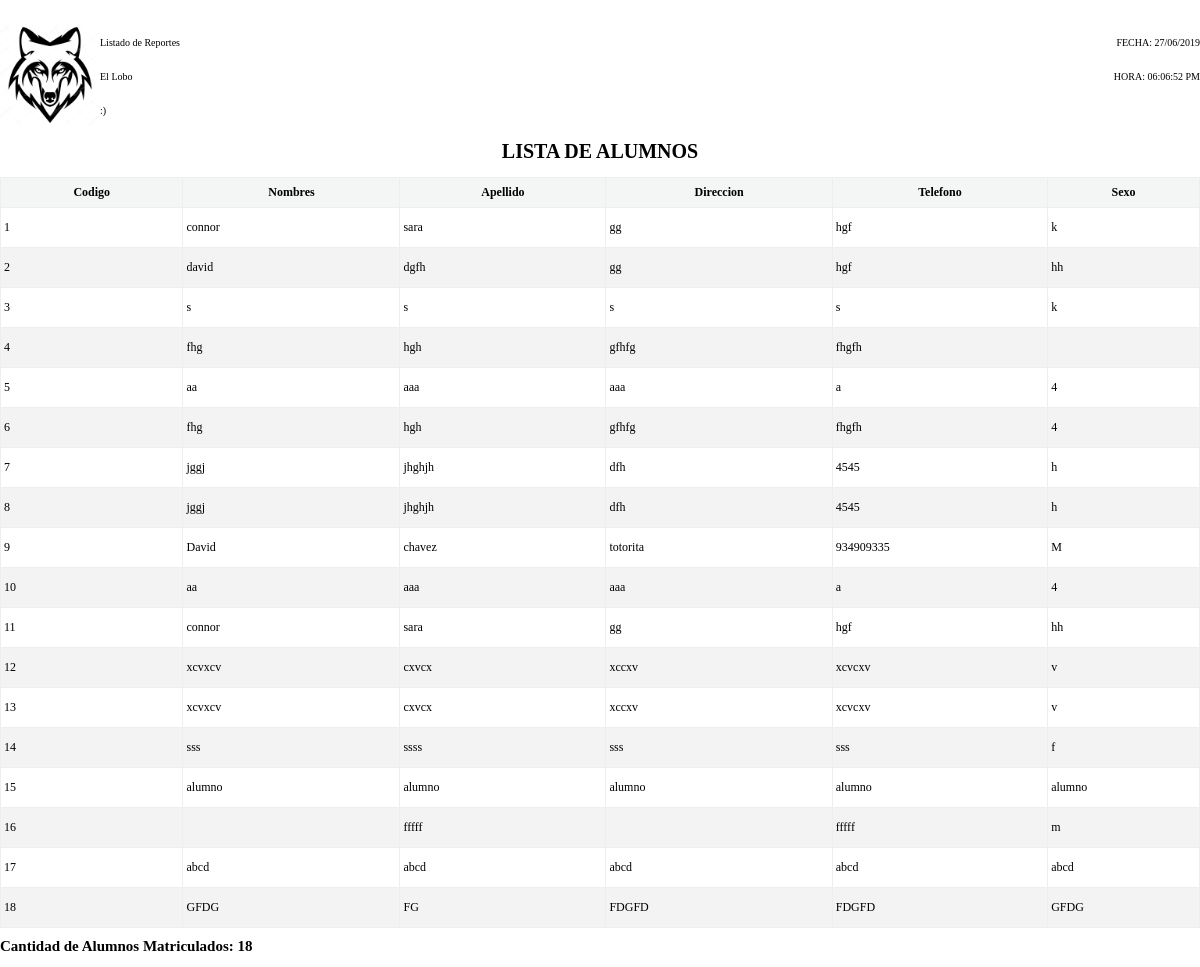
Before: /app/views/list-reporte.php with the older database file.
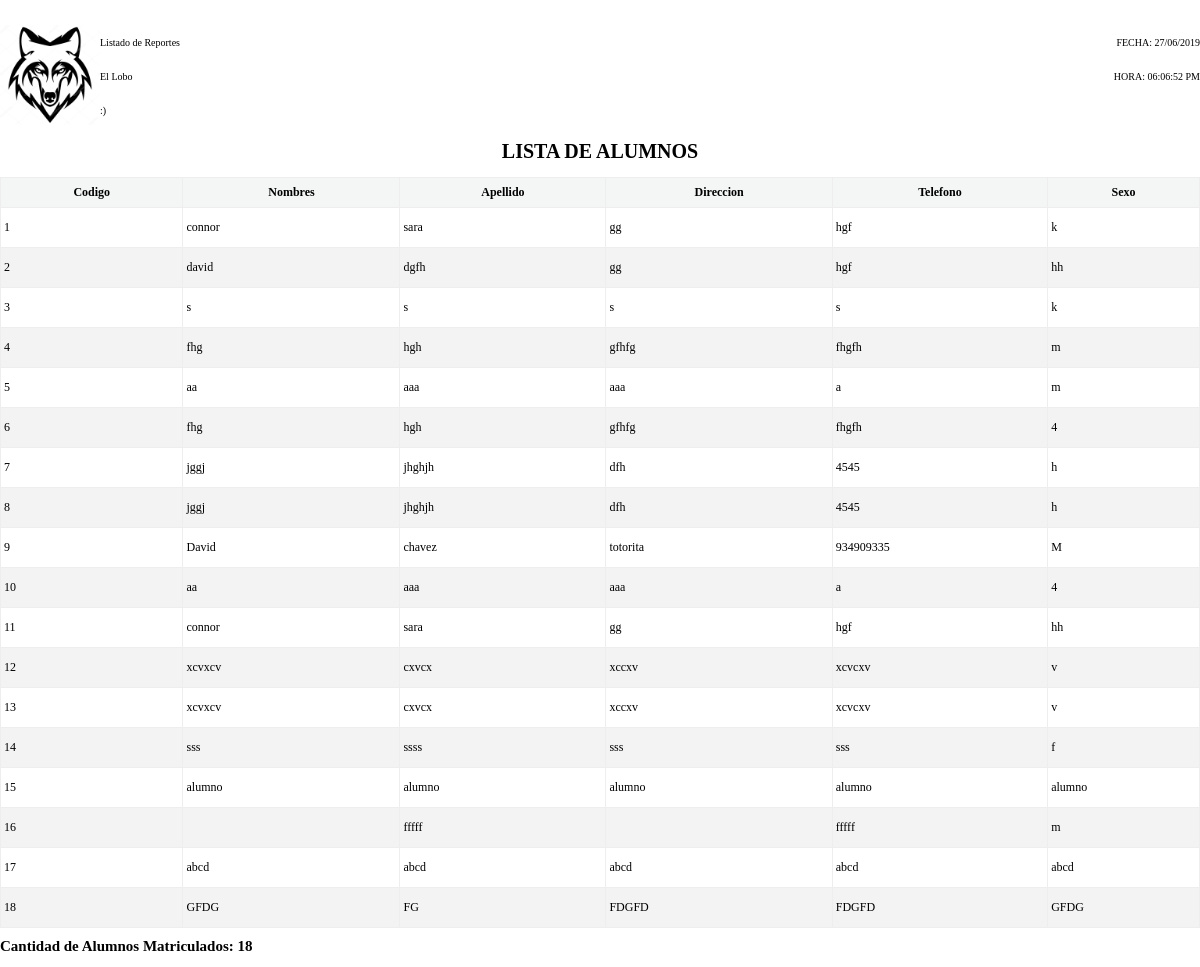
After: the same page with the newer database file.
### tables this page shows
CREATE TABLE `alumno`  (
  `id` int(11) NOT NULL AUTO_INCREMENT,
  `dni` varchar(50) NOT NULL,
  `apellido` varchar(50) NOT NULL,
  `nombre` varchar(50) NOT NULL,
  `telefono` varchar(50) NOT NULL,
  `Direccion` varchar(50) NOT NULL,
  `idDepa` int(11) NOT NULL,
  `idProv` int(11) NOT NULL,
  `idDist` int(11) NOT NULL,
  `Sexo` varchar(50) NOT NULL,
  `correo` varchar(255) NOT NULL,
  `clave` varchar(100) NOT NULL,
  `idRol` int(11) NULL DEFAULT NULL,
  PRIMARY KEY (`id`) USING BTREE,
  INDEX `fk_alumno_rol`(`idRol`) USING BTREE,
  CONSTRAINT `fk_alumno_rol` FOREIGN KEY (`idRol`) REFERENCES `rol` (`idRol`) ON DELETE CASCADE ON UPDATE CASCADE
);

### app/models/crud.php (called while the page is built, shortened)
<?php
class crud {
public function Listar(){
    $cn=new ClassConexion();
    $mysqli=$cn->Conectar();
    $sql=$mysqli->prepare("call sp_listar_alumno()");
    $sql->execute();
    $array=[];
    if($sql->{'error'}==''){
    	$result=$sql->get_result();
        while($myrow=$result->fetch_assoc()){
    		$array[]=$myrow;
    	}
    	$res=$array;
    }else{
    	$res=$sql->{'error'};
    }
    return $res;
}
}
?>

### app/controllers/listar-controller.php (called while the page is built, shortened)
<?php
 require  '../models/crud.php';
$crud=new crud();
$res1= $crud->Listar();
?>

### app/views/list-reporte.php (the view, shortened to what this page needs)
<?php require  '../controllers/listar-controller.php';  ?>
<!DOCTYPE html>
<html>
<head>
	<link rel="stylesheet" type="text/css" href="../../public/style/css/bootstrap-grid.css">
	<link rel="stylesheet" type="text/css" href="../../public/style/estilos/_all-skins.min.css">
	<link rel="stylesheet" type="text/css" href="../../public/style/estilos/reporte.css">
</head>
<body>
<table class='table-header' >
                        <tr>
                            <td rowspan="3" style='width:45px;'>
                                <img src="../../public/img/lob.jpg" height='100px'>
                            </td>
                            <td>
                              Listado de Reportes
                            </td>
                            <td class="right">
                                <?php echo "FECHA: ".date("d/m/Y") ?>
                            </td>
                        </tr>
                        <tr>
                            <td>El Lobo</td>
                            <td class="right">
                                <?php echo "HORA: ".date("h:m:s A")?>
                            </td>
                        </tr>
                        <tr>
                            <td>:)</td>
                            <td></td>
                        </tr>
                    </table>
                    <h1 align="center">
                        <?php echo "LISTA DE ALUMNOS "?>
                    </h1>
<table class="tabla-boleta" style="text-align:left" border=1 >
		<thead>
			<tr>
				<th >Codigo</th>
				<th >Nombres</th>
				<th >Apellido</th>
				<th >Direccion</th>
				<th>Telefono</th>
				<th >Sexo</th>
			</tr>
		</thead>
		<tbody>
			<?php $SDatos=sizeof($res1);
    $count=0;
    if($SDatos>0){
			 foreach ($res1 as $value) { $count++; ?>
				<tr>
					<td> <?php echo $count ?> </td>
					<td ><?php echo $value['nombre']?></td>
					<td ><?php echo $value['apellido']?></td>
					<td ><?php echo $value['direccion']?></td>
					<td ><?php echo $value['telefono']?></td>
					<td ><?php echo $value['Sexo']?></td>
				</tr>
				<?php  }
			}else{ ?>
				<tr>
				<td colspan=6  align=center> Sin Datos </td>
			</tr>
			<?php  }?>
		</tbody>
	</table>
	<h2 style="margin-top:10px">Cantidad de Alumnos Matriculados: <?php echo $count;?></h2>
</body>
</html>

### public/style/estilos/reporte.css (style rules this page uses)
body { font-size: 10px; line-height: normal; font-family: SansSerif; margin: 0; padding: 0; }
.tabla-boleta { border-collapse: collapse; border-spacing: 0; width: 100%; text-align: center; border: none; margin-top:10px; }
.tabla-boleta thead tr th { text-align:center; background: rgb(244, 246, 246); font-size: 8px; padding-top:5px; padding-bottom:5px; }
.tabla-boleta tbody tr { height:40px; }
.tabla-boleta tbody tr td { font-size: 8px; vertical-align:middle; }
.table-header { border-collapse: collapse; border-spacing: 0; width: 100%; border: none; margin-top:25px; margin-bottom:0; }
.table-header tr td { padding:0; }
.right { text-align:right; }
h2 { padding-top:0; margin-top:0; }

### app/views/list-reporte.php (style rules this page uses)
.tabla-boleta thead tr th { font-size:12px; padding:7px; }
.tabla-boleta tbody tr td { font-size:12px; padding:3px; }
.tabla-boleta tr:nth-child(even) { background-color: #f2f2f2e3; }

Changed rows visible on the page:
changed alumno (number 4 of 18 on the later page): Sexo (not shown) → "m"
changed alumno (number 5 of 18 on the later page): Sexo "4" → "m"
